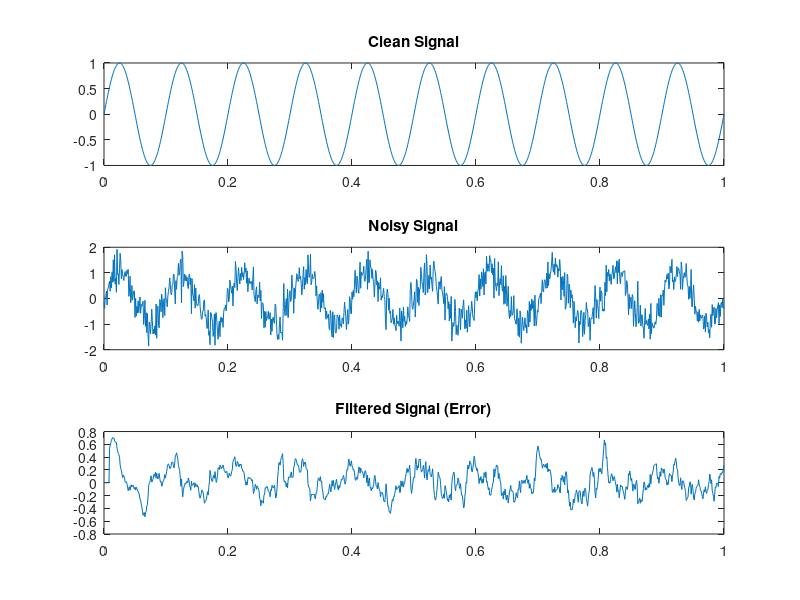

This figure's MATLAB source:
% Adaptive Noise Cancellation using LMS Algorithm
clc; clear; close all;

% Generate clean signal
t = 0:1/1000:1;
freq = 10; % Hz
clean_signal = sin(2*pi*freq*t);

% Generate noise
noise = 0.4 * randn(size(t));

% Generate noisy signal
noisy_signal = clean_signal + noise;

% Adaptive Noise Cancellation using LMS
mu = 0.01; % Step size
M = 10; % Filter order
lms_filter = zeros(1, M);
error_signal = zeros(size(t));
y_hat = zeros(size(t));

for i = M:length(t)
    x = noisy_signal(i:-1:i-M+1); % Input segment
    y_hat(i) = lms_filter * x'; % Filtered output
    error_signal(i) = clean_signal(i) - y_hat(i); % Error
    lms_filter = lms_filter + mu * error_signal(i) * x; % Update weights
end

% Plot results
figure;
subplot(3,1,1); plot(t, clean_signal); title('Clean Signal');
subplot(3,1,2); plot(t, noisy_signal); title('Noisy Signal');
subplot(3,1,3); plot(t, error_signal); title('Filtered Signal (Error)');
